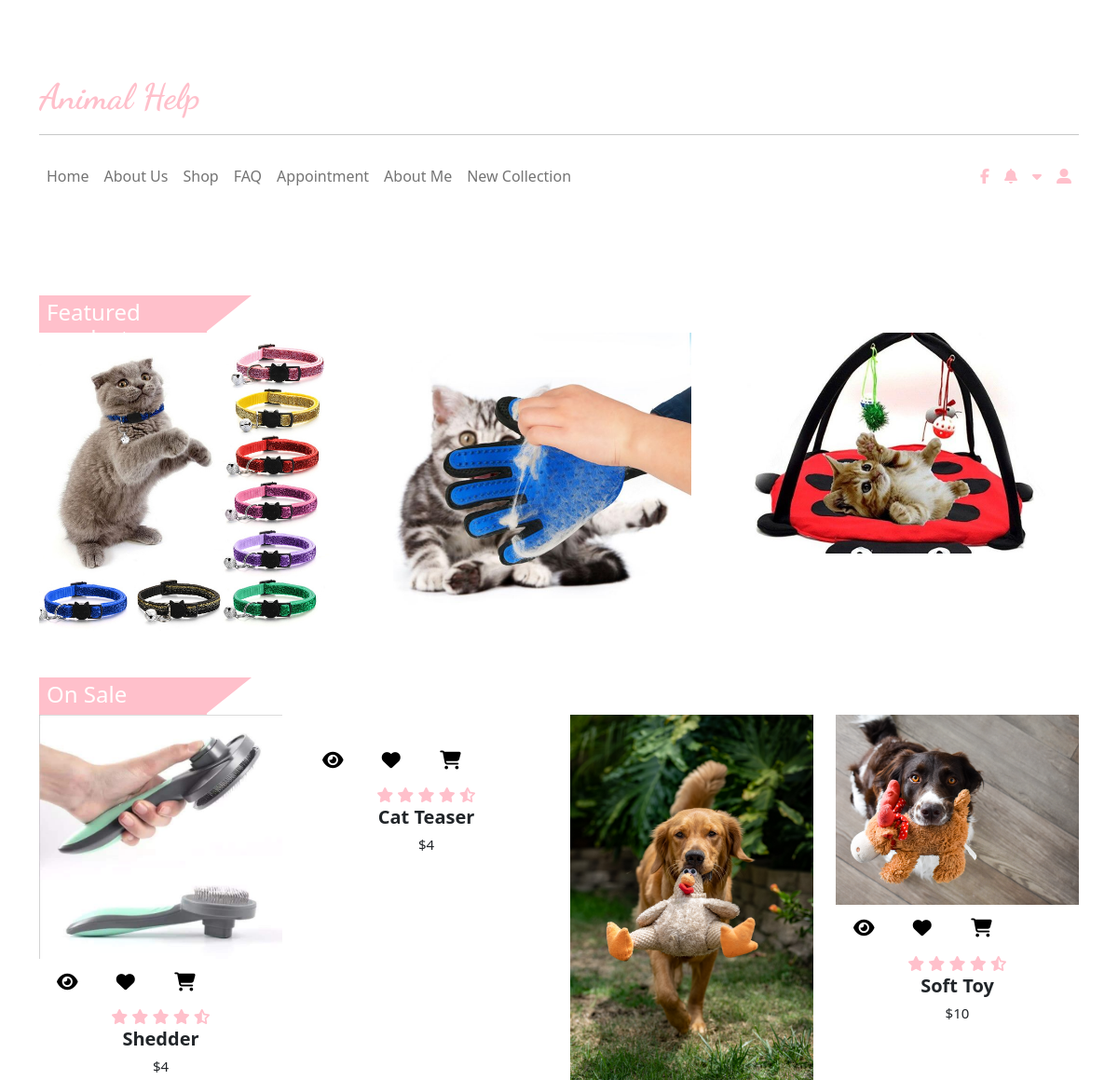
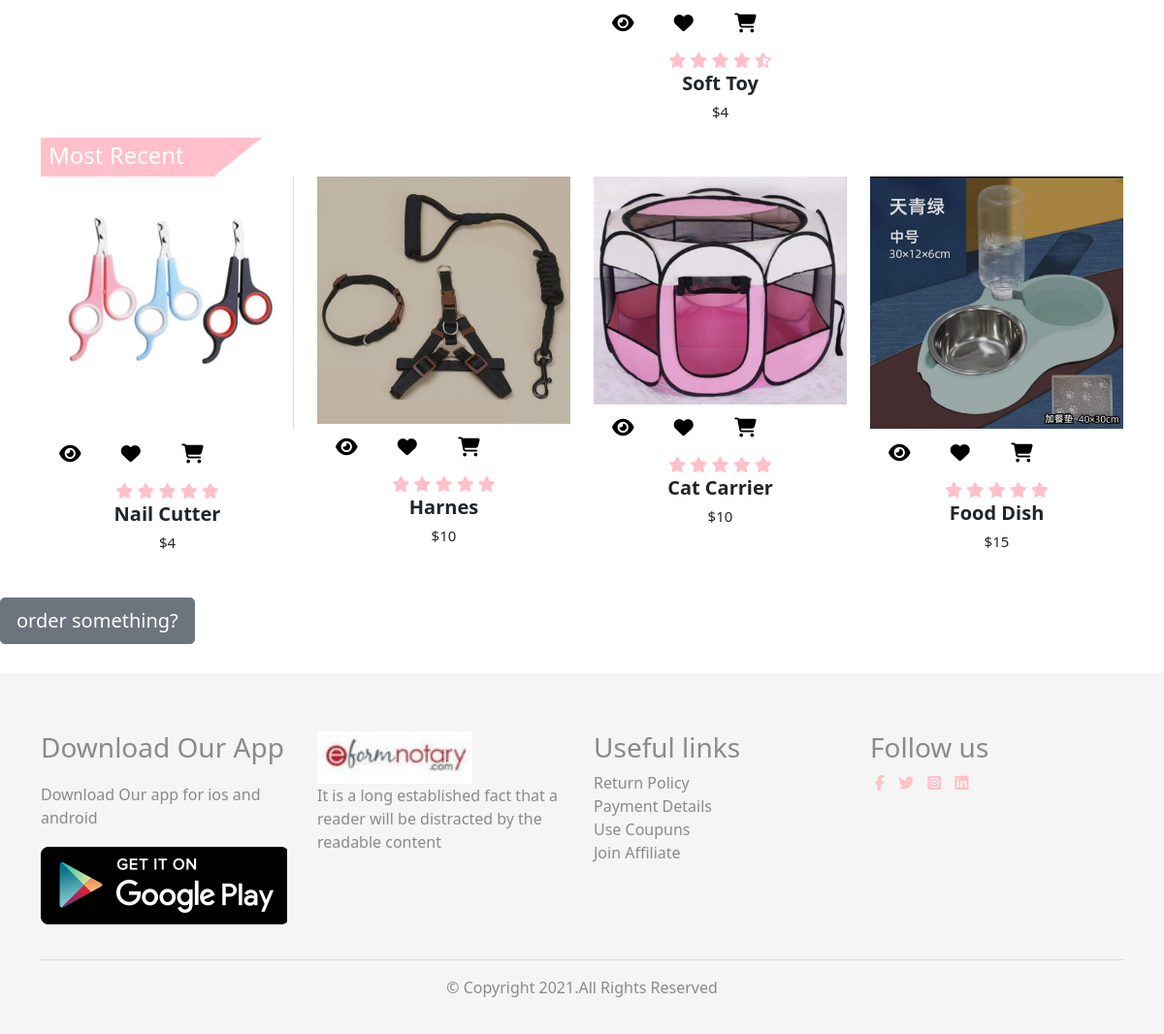
Page /View/allproduct.php on the committed database (2 pictures, top to bottom).
### tables this page shows
CREATE TABLE `product` (
  `p_id` int(11) NOT NULL,
  `status` int(11) NOT NULL,
  `date` datetime NOT NULL,
  `updated_date` datetime NOT NULL,
  `image` varchar(100) NOT NULL,
  `p_name` varchar(100) NOT NULL,
  `p_price` int(11) NOT NULL
);

CREATE TABLE `mostrecent` (
  `p_id` int(11) NOT NULL,
  `status` int(11) NOT NULL,
  `date` datetime NOT NULL,
  `updated_date` datetime NOT NULL,
  `image` varchar(100) NOT NULL,
  `p_name` varchar(100) NOT NULL,
  `p_price` int(11) NOT NULL
);

### View/allproduct.php (the view, shortened to what this page needs)
<!doctype html>
<html lang="en">
  <head>
    <link rel="stylesheet"  href="css/bootstrap.css">
    <link rel="stylesheet" href="css/allproduct.css">
    <link rel="stylesheet" href="css/media.css">
  </head>
  <body>
<?php
$host="localhost";
$user="root";
$password="";
$db="sdproject";
$link=mysqli_connect($host,$user,$password,$db);
$sql="select * from product";
$sqlm="select * from mostrecent";
$result=mysqli_query($link,$sql) or die(mysqli_error($link));
$resultm=mysqli_query($link,$sqlm) or die(mysqli_error($link));
$noOfrows=mysqli_num_rows($result);
$noOfrowsm=mysqli_num_rows($resultm);
if($noOfrows)
{    for($k=0; $k<$noOfrows;  $k++)
	{
	 $rs=mysqli_fetch_assoc($result);
     $points[$k][0]=$rs['image'];
     $points[$k][1]=$rs['p_name'];
     $points[$k][2]=$rs['p_price'];
	 $points[$k][3]=$rs['p_id'];
	}
}
if($noOfrowsm)
{    for($m=0; $m<$noOfrowsm;  $m++)
	{
	 $rsm=mysqli_fetch_assoc($resultm);
     $pointsm[$m][0]=$rsm['image'];
     $pointsm[$m][1]=$rsm['p_name'];
     $pointsm[$m][2]=$rsm['p_price'];
	 $pointsm[$m][3]=$rsm['p_id'];
	}
}
?>
	  <header>
   <div class="container">
   <h1 class="span">Animal Help</h1>
    <hr>
 <nav class="navbar navbar-expand-lg navbar-light">
  <div class="container-fluid g-0">
    <div class="collapse navbar-collapse" id="navbarSupportedContent">
      <ul class="navbar-nav me-auto mb-2 mb-lg-0 menu">
        <li class="nav-item">
          <a class="nav-link" href="index.php">Home</a>
        </li>
        <li class="nav-item">
          <a class="nav-link" href="aboutus.php">About Us</a>
        </li>
         <li class="nav-item">
          <a class="nav-link" href="allproduct.php">Shop</a>
        </li>
         <li class="nav-item">
          <a class="nav-link" href="#">FAQ</a>
        </li>
         <li class="nav-item">
          <a class="nav-link" href="contact.php">Appointment</a>
        </li>
         <li class="nav-item">
          <a class="nav-link" href="team.php">About Me</a>
        </li>
           <li class="nav-item">
          <?php
             if(isset($_SESSION['loggedin'] )&& $_SESSION['loggedin'] == true){
             echo '<a class="nav-link" href="profile.php">My Profile</a>';
        }else{
          echo '<a class="nav-link" href="#">New Collection</a>';
        }
        ?>
        </li>
    </ul>
     <ul class="navbar-nav ms-auto mb-2 mb-lg-0">
       <li class="nav-item">
          <a class="nav-link" href="#"><i class="fab fa-facebook-f"></i></a>
        </li>
         <li class="nav-item">
          <a class="nav-link" href="#"><i class="fas fa-bell"></i></a>
        </li>
        <li class="nav-item">
          <a class="nav-link" href="#"><i class="fas fa-caret-down"></i></a>
        </li>
		 <li class="nav-item">
          <a class="nav-link" href="login.php"><i class="fas fa-user-alt"></i></a>
        </li>
   </ul>
</div>
</div>
</nav>
</div>
</header>
    <section class="featured-products">
      <div class="container">
         <div class="title-box">
          <h2>Featured product</h2>
        </div>
        <div class="row">
          <div class="col-md-4">
            <div class="image">
            <img src="images/t1.jpg" alt="product1">
            </div>
          </div>
          <div class="col-md-4">
            <div class="image">
            <img src="images/t2.jpg" alt="product1">
          </div>
          </div>
          <div class="col-md-4">
              <div class="image">
            <img src="images/t3.jpg" alt="product1">
          </div>
          </div>
        </div>
      </div>
    </section>
<section class="on-sale">
      <div class="container">
        <div class="title-box">
          <h2>On Sale</h2>
        </div>
        <div class="row">
		<?php foreach($points as $rowdta){ ?>
          <div class="col-lg-3 col-md-6">
            <div class="product-top">
              <a href="productdetails.php?data2=0"><img src="<?php  echo $rowdta[0];?>" alt=""></a>
              <div class="overlay-right">
                <button type="button" class="btn btn-secondary" title="quick shop"><i class="fas fa-eye"></i></button>
                <button type="button" class="btn btn-secondary" title="wishlist">
                  <i class="fas fa-heart"></i></button>
                <button type="button" class="btn btn-secondary" title="add-to-cart"><i class="fas fa-shopping-cart"></i></button>
              </div>
            </div>
        <div class="product-bottom text-center">
           <i class="fas fa-star"></i>
          <i class="fas fa-star"></i>
          <i class="fas fa-star"></i>
          <i class="fas fa-star"></i>
         <i class="fas fa-star-half-alt"></i>
          <h3><?php echo $rowdta[1];?></h3>
          <h5>$<?php echo $rowdta[2];?></h5>
        </div>
          </div>
		  <?php }?>
        </div>
      </div>
    </section>
    <section class="on-sale">
      <div class="container">
        <div class="title-box">
          <h2>Most Recent</h2>
        </div>
        <div class="row">
		<?php foreach($pointsm as $rowdta){ ?>
          <div class="col-lg-3 col-md-6">
            <div class="product-top">
              <img src="<?php  echo $rowdta[0];?>" alt="">
              <div class="overlay-right">
                <button type="button" class="btn btn-secondary" title="quick shop"><i class="fas fa-eye"></i></button>
                <button type="button" class="btn btn-secondary" title="wishlist">
                  <i class="fas fa-heart"></i></button>
                <button type="submit" class="btn btn-secondary" title="add-to-cart"><i class="fas fa-shopping-cart"></i></button>
              </div>
            </div>
        <div class="product-bottom text-center">
           <i class="fas fa-star"></i>
          <i class="fas fa-star"></i>
          <i class="fas fa-star"></i>
          <i class="fas fa-star"></i>
          <i class="fas fa-star"></i>
          <h3><?php echo $rowdta[1];?></h3>
          <h5>$<?php echo $rowdta[2];?></h5>
        </div>
          </div>
		 <?php } ?>
        </div>
      </div>
    </section>
	<section>
	  <form action="" method="post">
	   <button type="submit" class="btn btn-secondary btn-lg button" name="cart">order something?</button>
	  </form>
	</section>
 <footer class="footer">
  <div class="container">
    <div class="row">
	<div class="col-lg-3 col-md-6 column1" >
	   <h3>Download Our App</h3>
	   <p>Download Our app for ios and android</p>
	  <div class="app-logo">
	   <img src="images/gplay.png">
	  </div>
	</div>
	<div class="col-lg-3 col-md-6 column2">
	   <img src="images/logo.jpg">
	   <p>It is a long established fact that a reader will be distracted by the readable content </p>
	</div>
	<div class="col-lg-3 col-md-6 column3">
	  <h3>Useful links</h3>
	  <ul>
	  <li>Return Policy</li>
	  <li>Payment Details</li>
	  <li>Use Coupuns</li>
	  <li>Join Affiliate</li>
	  </ul>
	</div>
	<div class="col-lg-3 col-md-6 column4">
	  <h3>Follow us</h3>
	  <ul>
	  <li><i class="fab fa-facebook-f"></i></li>
	  <li><i class="fab fa-twitter"></i></li>
	  <li><i class="fab fa-instagram-square"></i></li>
	  <li><i class="fab fa-linkedin"></i></li>
	  </ul>
	</div>
  </div>
  <hr>
  <p class="copyright">&#169 Copyright 2021.All Rights Reserved</p>
  </div>
</footer>
  </body>
  </html>

### View/css/allproduct.css (style rules this page uses)
header { padding:50px 0; }
h1 { font-size: 25px; font-family: 'Dancing Script', cursive; font-weight: 700; font-size: 38px; color: #FFC0CB; }
i { color: #FFC0CB; }
.featured-products { padding:50px 0; }
.featured-products img { width: 90%; transition: 1s; cursor: pointer; }
.title-box { padding:4px 8px; background-color: #FFC0CB; width: 180px; height: 40px; display: flex; color: #fff; }
.title-box h2 { font-size: 24px; }
.title-box::after { content: ''; border-top: 40px solid #FFC0CB; border-right: 50px solid transparent; position: absolute; display: flex; margin-top: -4px; margin-left: 170px; }
.product-top img { width: 100%; }
.overlay-right { display: block; }
.overlay-right .fas { cursor: pointer; background-color: #fff; color: #000; height: 35px; width: 35px; font-size: 20px; padding: 7px; margin-top: 5%; margin-bottom: 5%; }
.overlay-right .btn-secondary { background: none !important; border: none !important; box-shadow: none !important; }
.product-bottom .fas { color: #FFC0CB; font: 10px; }
.product-bottom h3 { font-size: 20px; font-weight: bold; }
.product-bottom h5 { font-size: 15px; padding-bottom: 10px; }
.button { text-align:center; margin:30px 0; }

### View/allproduct.php (style rules this page uses)
.footer { background-color:#F5F5F5; color:#8a8a8a; font-size:16px; padding:60px 0 20px; }
.column1 h3 { margin-bottom:20px; }
.app-logo img { margin-bottom:20px; }
.column2 img { width:160px; }
.column3 ul,.column4 ul { padding:0; }
.column3 ul li,.column4 ul li { list-style:none; }
.column4 ul li { display:inline; padding: 0 5px; }
.copyright { text-align:center; }

### rows in the picture
product: image (picture), p_name "Shedder", p_price "4"
product: p_name "Cat Teaser", p_price "4"
product: image (picture), p_name "Soft Toy", p_price "4"
product: image (picture), p_name "Soft Toy", p_price "10"
mostrecent: image (picture), p_name "Nail Cutter", rowdta "4"
mostrecent: image (picture), p_name "Harnes", p_price "10"
mostrecent: image (picture), p_name "Cat Carrier", p_price "10"
mostrecent: image (picture), p_name "Food Dish", p_price "15"
